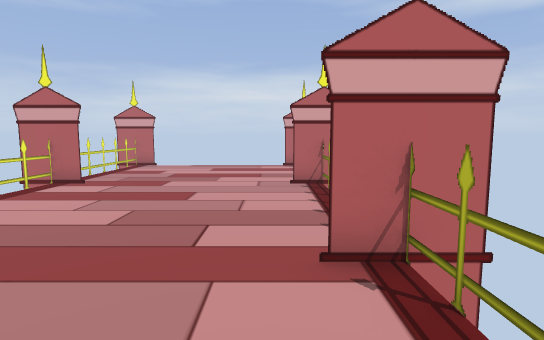
[1] (above)

14 first-person views from a walk through a level from a Godot 3-D game. The camera is 1.4 m above the floor, tilts 6° down and sees 80° across. The floor is counted in squares, 1 m on a side. Each view is taken from the middle of a square. On the plan, view 1 faces up. The plan holds only what a view shows up to about 15 squares ahead; the rest is blank. The place goes on beyond the plan.

[2]
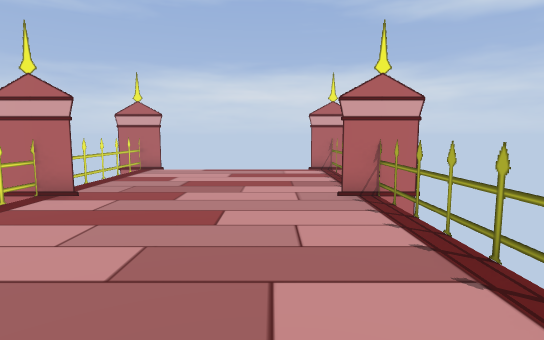

[3]
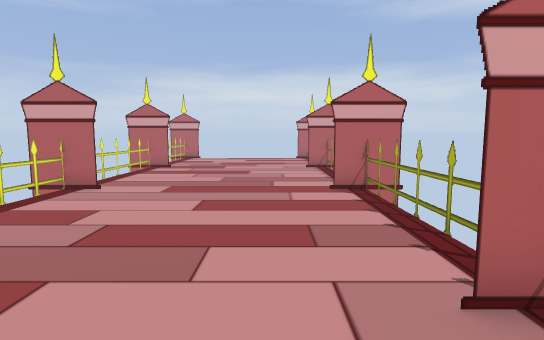

[4]
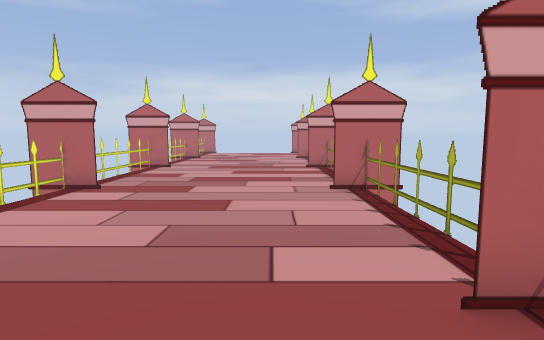

[5]
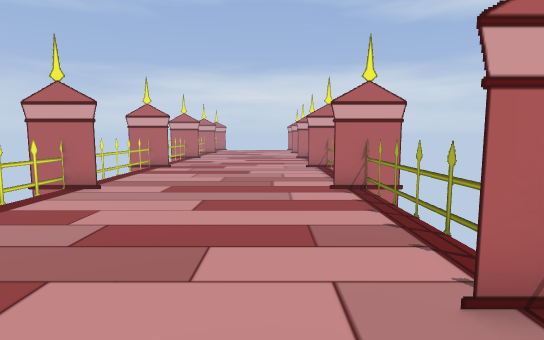

[6]
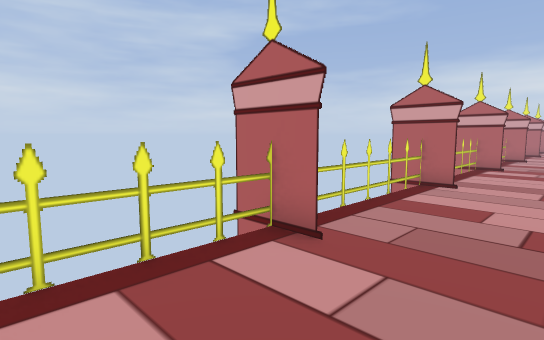

[7]
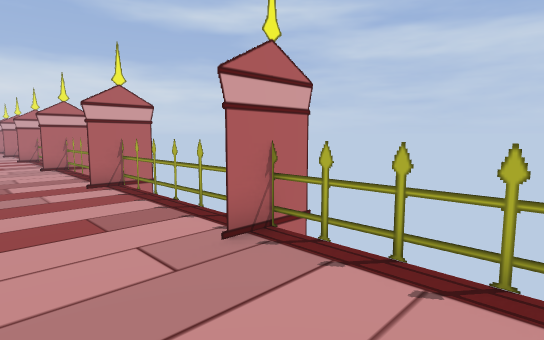

[8]
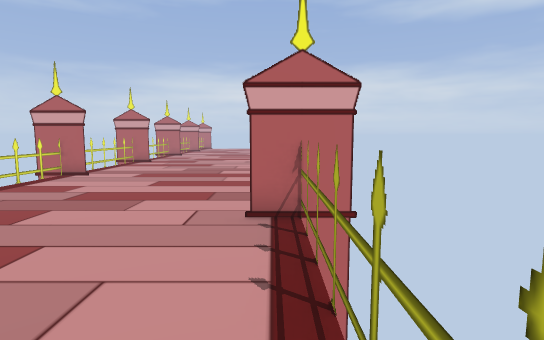

[9]
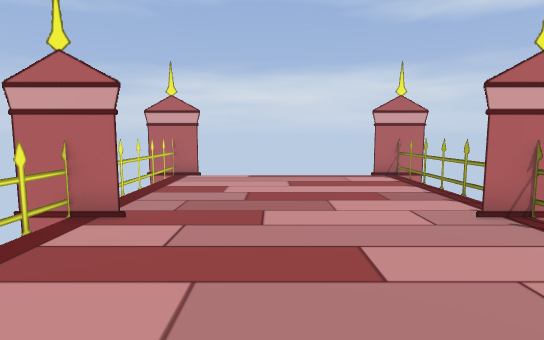

[10]
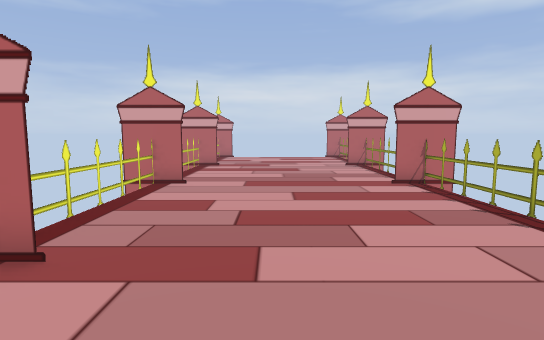

[11]
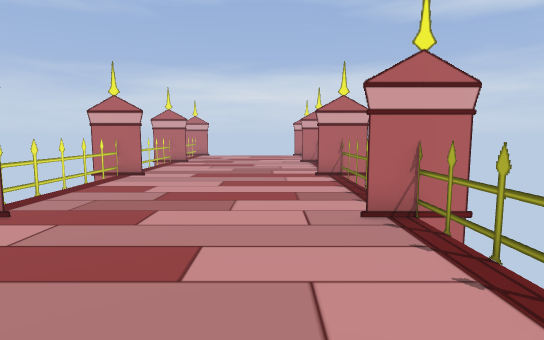

[12]
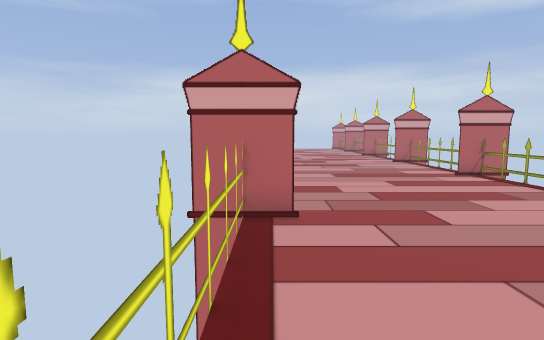

[13]
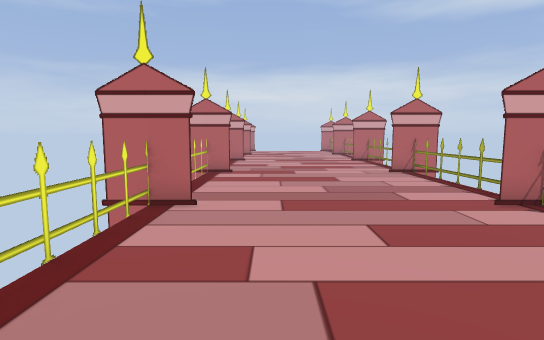

[14]
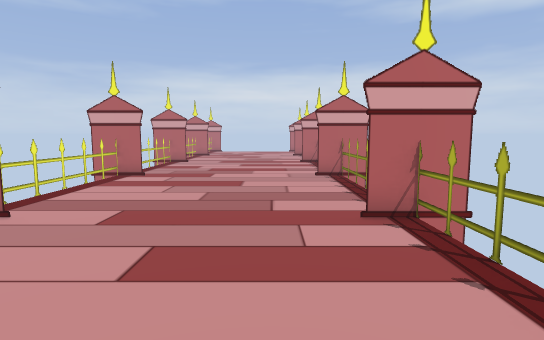

### Floor plan
Points are (right, up) in squares from view 1. A wall is a line through its corners. A room is listed if a view was taken in it or the views show most of it. See-through windows are left out.
Room 1 (views 1, 2, 3, 4, 5, 6, 7, 8, 9, 10, 11, 12, 13, 14)
walls: (-6.5, 3.5) (-6.5, -19.5); (-6.5, 15.5) (-6.5, 5.1); (1.5, -19.5) (1.5, 15.5)
objects: tower (-7, -15); tower (-7, -9); tower (-7, -3); tower (-7, 3); tower (-7, 9); tower (-7, 15); tower (2, -15); tower (2, -9); tower (2, -3); tower (2, 3); tower (2, 9); tower (2, 15)

Positions as (right, up) in squares from view 1, and headings:
1: (0, 0), facing up
2: (-1, 2), facing up
3: (-1, -5), facing up
4: (-1, -11), facing up
5: (-1, -17), facing up
6: (-3, -18), facing up-left
7: (-2, -18), facing up-right
8: (1, -20), facing up
9: (-3, 4), facing up
10: (-3, -6), facing up
11: (-1, -8), facing up
12: (-6, -20), facing up
13: (-4, -15), facing up
14: (-1, -14), facing up
